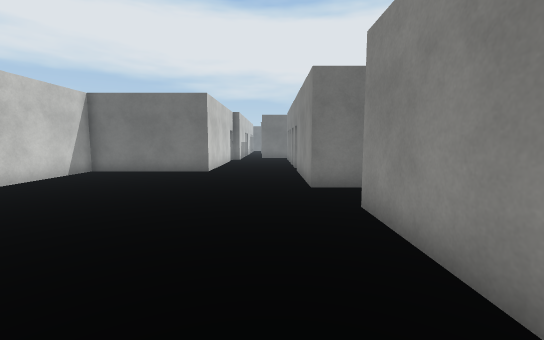
[1] (above)

24 first-person views from a walk through a scene from a Unity 3-D project. The camera is 1.4 m above the floor, tilts 6° down and sees 90° across. The floor is counted in squares, 1 m on a side. Each view is taken from the middle of a square. On the plan, view 1 faces up. The plan holds only what a view shows up to about 13 squares ahead; the rest is blank. The place goes on beyond the plan. Surface patterns are stand-ins for the level's own textures.

[2]
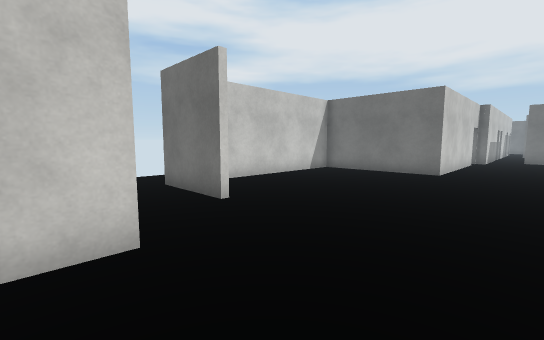

[3]
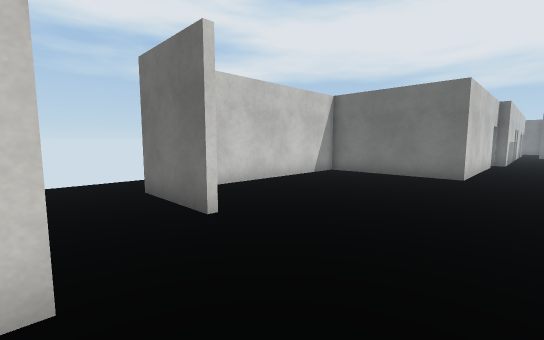

[4]
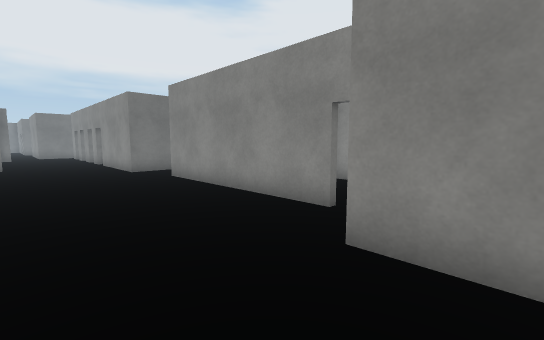

[5]
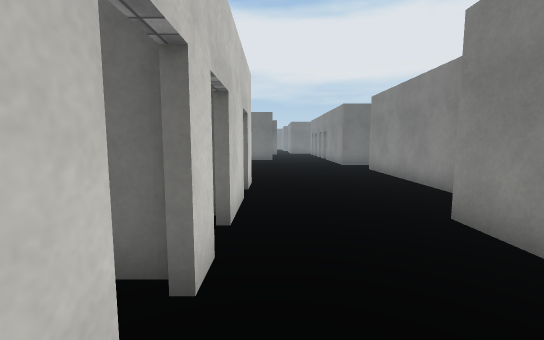

[6]
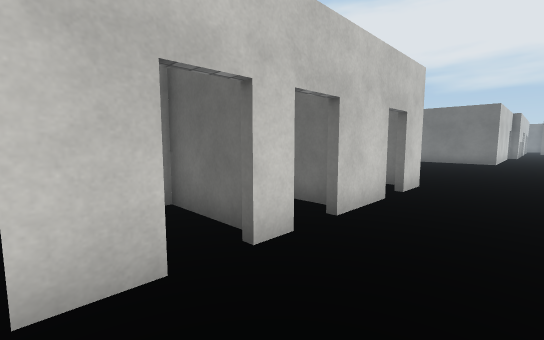

[7]
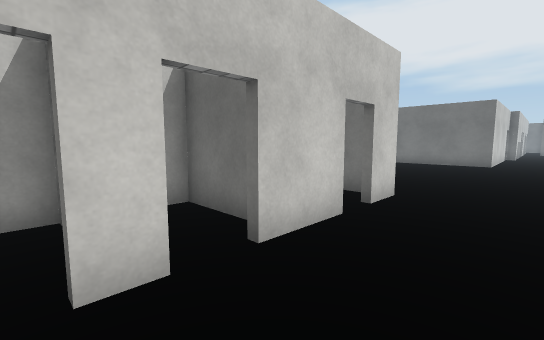

[8]
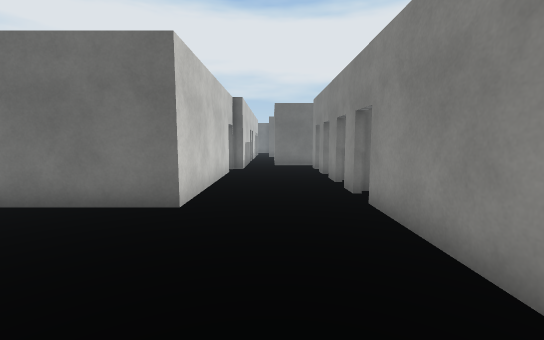

[9]
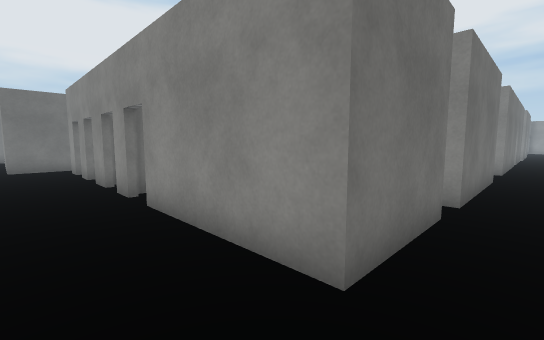

[10]
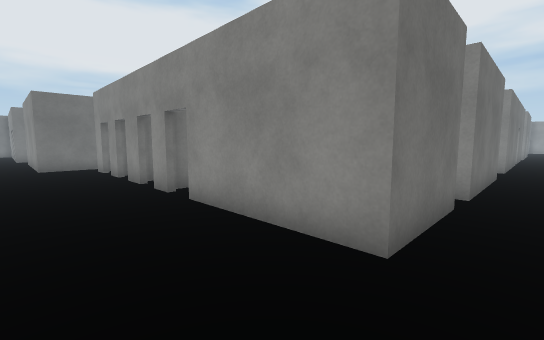

[11]
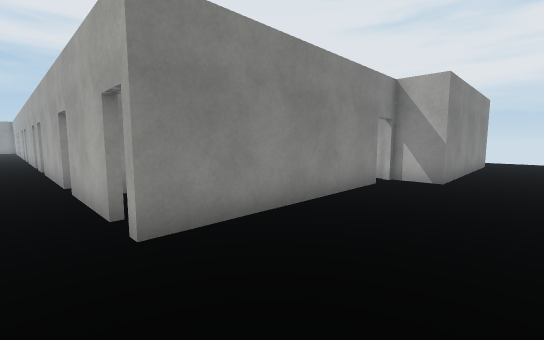

[12]
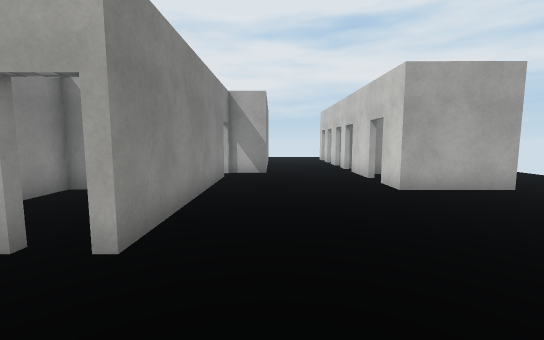

[13]
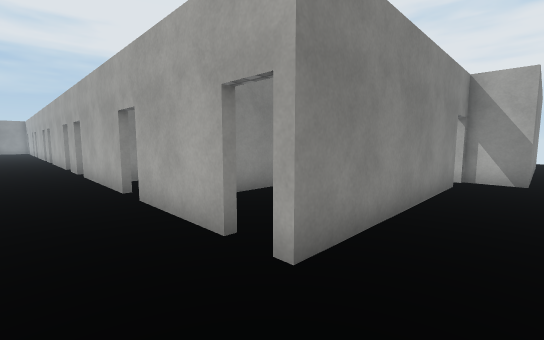

[14]
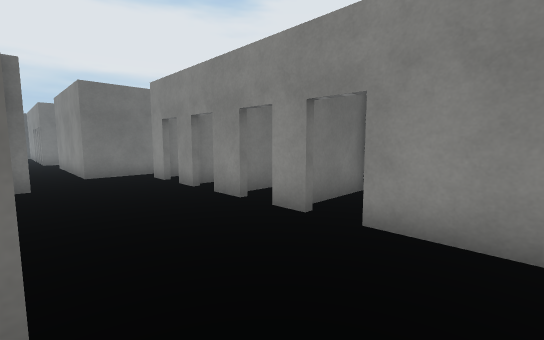

[15]
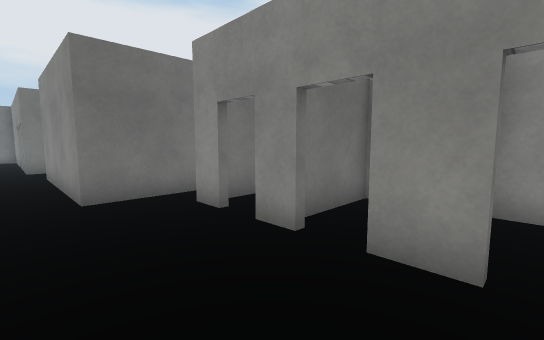

[16]
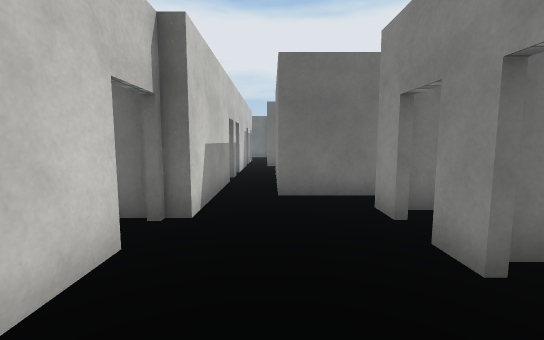

[17]
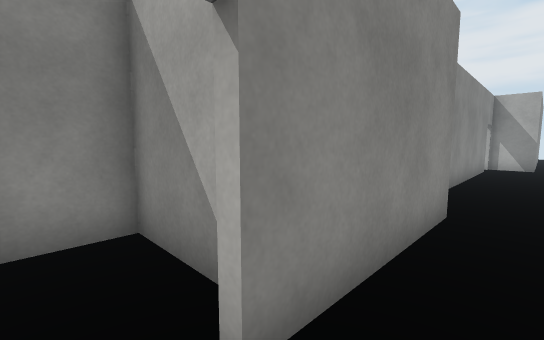

[18]
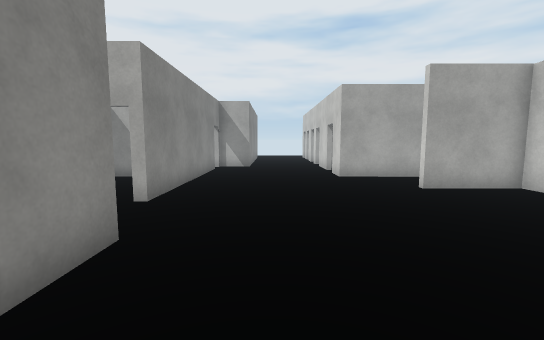

[19]
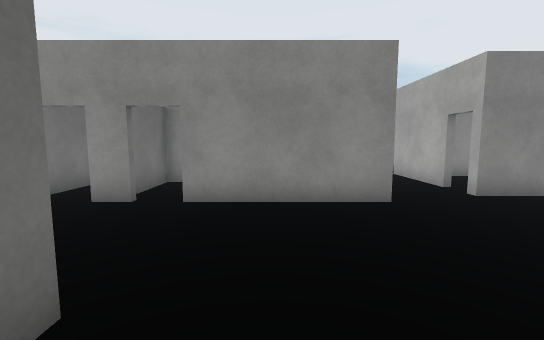

[20]
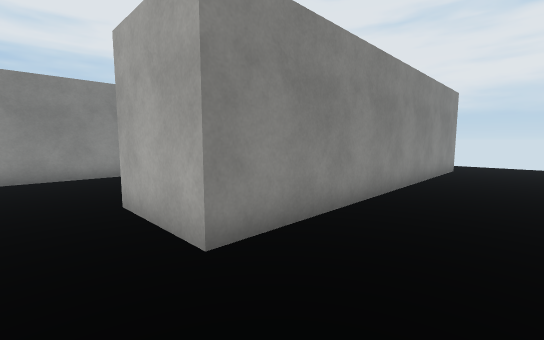

[21]
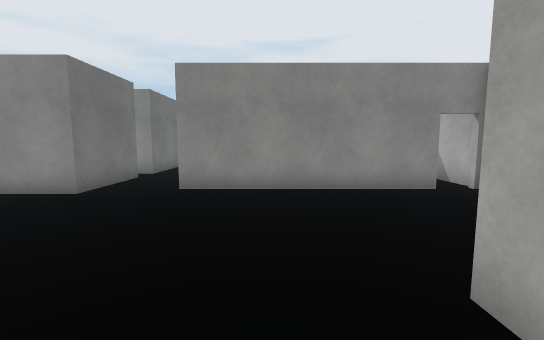

[22]
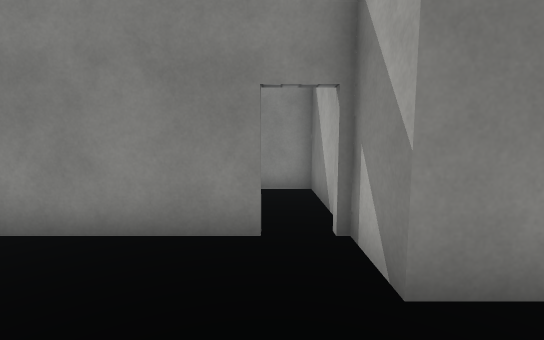

[23]
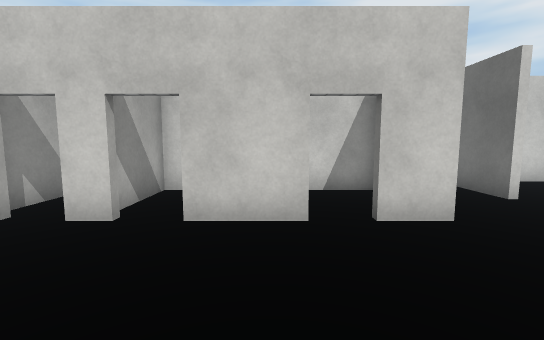

[24]
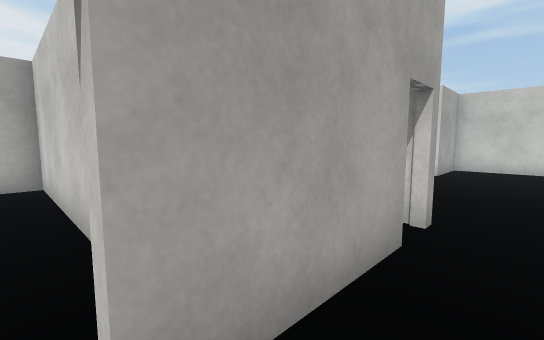

### Floor plan
Points are (right, up) in squares from view 1. A wall is a line through its corners. A room is listed if a view was taken in it or the views show most of it. See-through windows are left out.
Room 1 (views 1, 2, 3, 8, 9, 10, 11, 12, 13, 14, 15, 16, 17, 18, 19, 21, 23)
walls: (2.4, 8.2) (1.2, 8.2) (1.2, 13.1); (1.2, 14.2) (1.2, 15.2); (1.2, 16.2) (1.2, 17.5); (-5.5, 3.8) (-7.4, 3.8); (4.3, 15.9) (4.3, 16.6); (3.8, 16.8) (1.5, 16.8); (1.2, 18.6) (1.2, 19.6); (-3, 19.5) (-3, 12.7) (-8.4, 12.7) (-8.4, 4) (-5.5, 4); (-7, 1.2) (-3.7, 1.2) (-3.7, -0.2); (4.4, 19) (1.5, 19); (1.2, 20.8) (1.2, 21.8); (2.9, 21.5) (1.5, 21.5); (1.9, -1.9) (1.9, 5.8); (0.3, -3.2) (2, -3.2); (2, 23) (-0.8, 23) (-0.8, 26.5); (-2.5, 25.5) (-2.5, 20.9)
ways out: opening at (-6.5, 2.5) to room 2; opening at (-2, -1.3) to room 2; gap at (2, -2) to room 4; opening at (-4, -1) to room 7; opening at (2, 6.5) to room 8; opening at (1, 14) to room 9; opening at (-3, 20)
Room 2 (views 4, 5, 6, 7, 20, 22)
walls: (0.3, -9.8) (0.3, -3.2); (-3.7, -6.8) (-3.7, -8.1); (-3.7, -4.8) (-3.7, -5.8); (-4, -3) (-6.8, -3) (-6.8, -5.1) (-4.4, -5.1); (-7, -12.1) (-7, 1.2); (-3.7, -1.2) (-3.7, -3.6); (-7.4, 3.8) (-8.8, 3.8)
ways out: opening at (-6.5, 2.5) to room 1; opening at (-2, -1.3) to room 1; opening at (-4, -6) to room 6
Room 3 (view 24)
walls: (11, 8.2) (5.7, 8.2); (7.9, 5.7) (12.8, 5.7)
ways out: opening at (6, 6.5) to room 10; opening at (7, 5)
Room 4 (no view inside)
walls: (5.9, 0) (5.9, 0.5); (2.1, -3.2) (5.9, -3.2) (5.9, -1.6)
ways out: gap at (2, -2) to room 1
Room 5 (no view inside)
walls: (4.6, 1.2) (5.9, 1.2) (5.9, 4.8)
ways out: opening at (3, 5) to room 8
Room 6 (no view inside)
walls: (-4, -5.4) (-6.8, -5.4) (-6.8, -6.1); (-5.9, -7.3) (-4.4, -7.3)
ways out: opening at (-4, -6) to room 2
Room 7 (no view inside)
walls: (-4.3, 1) (-5.1, 1); (-6.8, 1) (-6.8, -1)
ways out: opening at (-4, -1) to room 1
Room 8 (no view inside)
walls: (3.2, 5.7) (4.4, 5.7); (2.2, 5.8) (2.2, 5.2); (4.6, 8.2) (2.4, 8.2)
ways out: opening at (2, 6.5) to room 1; opening at (3, 5) to room 5; opening at (4, 6.5) to room 10
Room 9 (no view inside)
walls: (2.1, 12.6) (4.3, 12.6) (4.3, 14.6) (1.5, 14.6)
ways out: opening at (1, 14) to room 1
Room 10 (no view inside)
walls: (4.4, 5.7) (6.8, 5.7)
ways out: opening at (6, 6.5) to room 3; opening at (4, 6.5) to room 8; opening at (5, 8.5)

Positions as (right, up) in squares from view 1, and headings:
1: (0, 0), facing up
2: (0, 0), facing up-left
3: (-1, 1), facing up-left
4: (-3, -5), facing up-right
5: (-3, -8), facing up
6: (-1, -8), facing up-left
7: (-1, -6), facing up-left
8: (-1, 7), facing up
9: (-1, 7), facing up-right
10: (-2, 7), facing up-right
11: (-2, 7), facing down-right
12: (0, 9), facing down
13: (0, 8), facing down-right
14: (-3, 11), facing up-right
15: (-2, 16), facing up-right
16: (-1, 16), facing up
17: (0, 14), facing down-right
18: (-1, 12), facing down
19: (-5, 11), facing right
20: (-10, 3), facing down-right
21: (-6, 3), facing right
22: (-2, -2), facing right
23: (1, -2), facing left
24: (7, 7), facing down-left
